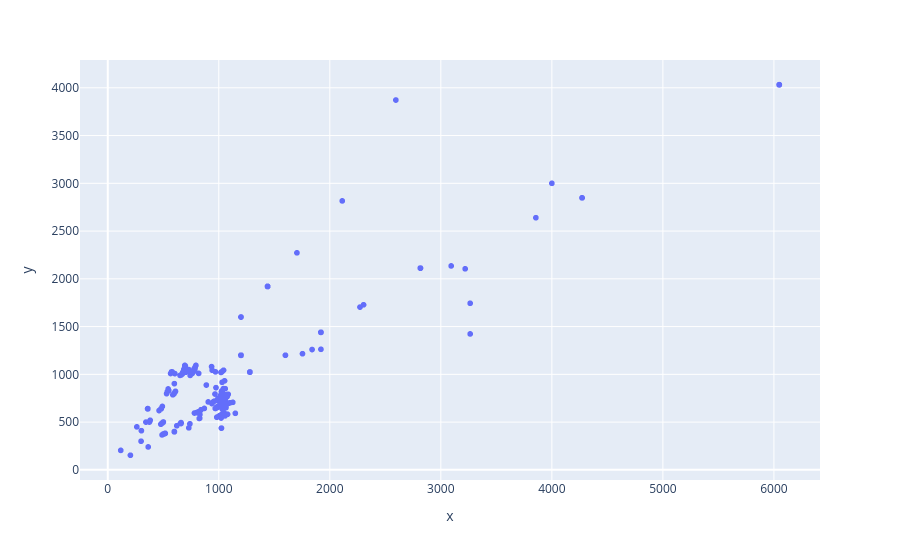

The notebook cell saved with this chart:
### Code cell
px.scatter(x=sizes[:, 0], y=sizes[:, 1])

### Figure 1 — Plotly figure (JSON) as saved in the notebook; plotly's stock layout.template omitted (floating-point values rounded to 4 significant figures; data arrays with more than 128 entries replaced by an {"elided": "..."} marker saying what was removed)
{"data": [{"hovertemplate": "x=%{x}<br>y=%{y}<extra></extra>", "legendgroup": "", "marker": {"color": "#636efa", "symbol": "circle"}, "mode": "markers", "name": "", "showlegend": false, "type": "scattergl", "x": {"elided": "1945 int values"}, "xaxis": "x", "y": {"elided": "1945 int values"}, "yaxis": "y"}], "layout": {"legend": {"tracegroupgap": 0}, "margin": {"t": 60}, "xaxis": {"anchor": "y", "domain": [0, 1], "title": {"text": "x"}}, "yaxis": {"anchor": "x", "domain": [0, 1], "title": {"text": "y"}}}}
